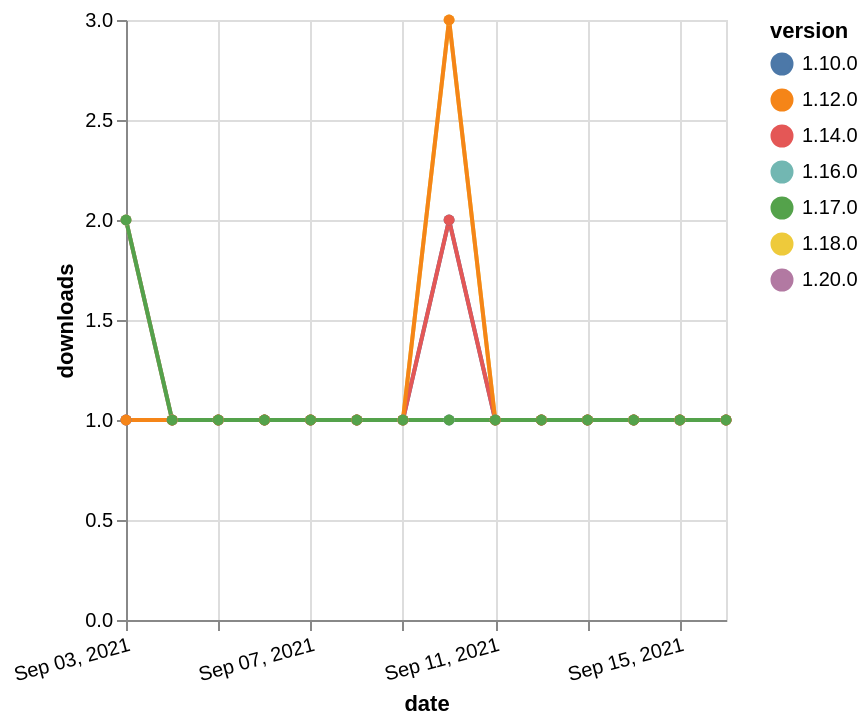

Specify this chart in Vega-Lite:
### Vega-Lite specification from a JSON file in a GitHub repository (floating-point values rounded to 4 significant figures)
{"$schema": "https://vega.github.io/schema/vega-lite/v5.json", "description": "A simple bar chart with embedded data.", "data": {"values": [{"date": "2021-09-03", "total": 166, "delta": 2, "version": "1.18.0"}, {"date": "2021-09-04", "total": 167, "delta": 1, "version": "1.18.0"}, {"date": "2021-09-05", "total": 168, "delta": 1, "version": "1.18.0"}, {"date": "2021-09-06", "total": 169, "delta": 1, "version": "1.18.0"}, {"date": "2021-09-07", "total": 170, "delta": 1, "version": "1.18.0"}, {"date": "2021-09-08", "total": 171, "delta": 1, "version": "1.18.0"}, {"date": "2021-09-09", "total": 172, "delta": 1, "version": "1.18.0"}, {"date": "2021-09-10", "total": 175, "delta": 3, "version": "1.18.0"}, {"date": "2021-09-11", "total": 176, "delta": 1, "version": "1.18.0"}, {"date": "2021-09-12", "total": 177, "delta": 1, "version": "1.18.0"}, {"date": "2021-09-13", "total": 178, "delta": 1, "version": "1.18.0"}, {"date": "2021-09-14", "total": 179, "delta": 1, "version": "1.18.0"}, {"date": "2021-09-15", "total": 180, "delta": 1, "version": "1.18.0"}, {"date": "2021-09-16", "total": 181, "delta": 1, "version": "1.18.0"}, {"date": "2021-09-03", "total": 224, "delta": 1, "version": "1.10.0"}, {"date": "2021-09-04", "total": 225, "delta": 1, "version": "1.10.0"}, {"date": "2021-09-05", "total": 226, "delta": 1, "version": "1.10.0"}, {"date": "2021-09-06", "total": 227, "delta": 1, "version": "1.10.0"}, {"date": "2021-09-07", "total": 228, "delta": 1, "version": "1.10.0"}, {"date": "2021-09-08", "total": 229, "delta": 1, "version": "1.10.0"}, {"date": "2021-09-09", "total": 230, "delta": 1, "version": "1.10.0"}, {"date": "2021-09-10", "total": 232, "delta": 2, "version": "1.10.0"}, {"date": "2021-09-11", "total": 233, "delta": 1, "version": "1.10.0"}, {"date": "2021-09-12", "total": 234, "delta": 1, "version": "1.10.0"}, {"date": "2021-09-13", "total": 235, "delta": 1, "version": "1.10.0"}, {"date": "2021-09-14", "total": 236, "delta": 1, "version": "1.10.0"}, {"date": "2021-09-15", "total": 237, "delta": 1, "version": "1.10.0"}, {"date": "2021-09-16", "total": 238, "delta": 1, "version": "1.10.0"}, {"date": "2021-09-03", "total": 115, "delta": 2, "version": "1.20.0"}, {"date": "2021-09-04", "total": 116, "delta": 1, "version": "1.20.0"}, {"date": "2021-09-05", "total": 117, "delta": 1, "version": "1.20.0"}, {"date": "2021-09-06", "total": 118, "delta": 1, "version": "1.20.0"}, {"date": "2021-09-07", "total": 119, "delta": 1, "version": "1.20.0"}, {"date": "2021-09-08", "total": 120, "delta": 1, "version": "1.20.0"}, {"date": "2021-09-09", "total": 121, "delta": 1, "version": "1.20.0"}, {"date": "2021-09-10", "total": 122, "delta": 1, "version": "1.20.0"}, {"date": "2021-09-11", "total": 123, "delta": 1, "version": "1.20.0"}, {"date": "2021-09-12", "total": 124, "delta": 1, "version": "1.20.0"}, {"date": "2021-09-13", "total": 125, "delta": 1, "version": "1.20.0"}, {"date": "2021-09-14", "total": 126, "delta": 1, "version": "1.20.0"}, {"date": "2021-09-15", "total": 127, "delta": 1, "version": "1.20.0"}, {"date": "2021-09-16", "total": 128, "delta": 1, "version": "1.20.0"}, {"date": "2021-09-03", "total": 144, "delta": 1, "version": "1.16.0"}, {"date": "2021-09-04", "total": 145, "delta": 1, "version": "1.16.0"}, {"date": "2021-09-05", "total": 146, "delta": 1, "version": "1.16.0"}, {"date": "2021-09-06", "total": 147, "delta": 1, "version": "1.16.0"}, {"date": "2021-09-07", "total": 148, "delta": 1, "version": "1.16.0"}, {"date": "2021-09-08", "total": 149, "delta": 1, "version": "1.16.0"}, {"date": "2021-09-09", "total": 150, "delta": 1, "version": "1.16.0"}, {"date": "2021-09-10", "total": 151, "delta": 1, "version": "1.16.0"}, {"date": "2021-09-11", "total": 152, "delta": 1, "version": "1.16.0"}, {"date": "2021-09-12", "total": 153, "delta": 1, "version": "1.16.0"}, {"date": "2021-09-13", "total": 154, "delta": 1, "version": "1.16.0"}, {"date": "2021-09-14", "total": 155, "delta": 1, "version": "1.16.0"}, {"date": "2021-09-15", "total": 156, "delta": 1, "version": "1.16.0"}, {"date": "2021-09-16", "total": 157, "delta": 1, "version": "1.16.0"}, {"date": "2021-09-03", "total": 163, "delta": 1, "version": "1.14.0"}, {"date": "2021-09-04", "total": 164, "delta": 1, "version": "1.14.0"}, {"date": "2021-09-05", "total": 165, "delta": 1, "version": "1.14.0"}, {"date": "2021-09-06", "total": 166, "delta": 1, "version": "1.14.0"}, {"date": "2021-09-07", "total": 167, "delta": 1, "version": "1.14.0"}, {"date": "2021-09-08", "total": 168, "delta": 1, "version": "1.14.0"}, {"date": "2021-09-09", "total": 169, "delta": 1, "version": "1.14.0"}, {"date": "2021-09-10", "total": 171, "delta": 2, "version": "1.14.0"}, {"date": "2021-09-11", "total": 172, "delta": 1, "version": "1.14.0"}, {"date": "2021-09-12", "total": 173, "delta": 1, "version": "1.14.0"}, {"date": "2021-09-13", "total": 174, "delta": 1, "version": "1.14.0"}, {"date": "2021-09-14", "total": 175, "delta": 1, "version": "1.14.0"}, {"date": "2021-09-15", "total": 176, "delta": 1, "version": "1.14.0"}, {"date": "2021-09-16", "total": 177, "delta": 1, "version": "1.14.0"}, {"date": "2021-09-03", "total": 293, "delta": 1, "version": "1.12.0"}, {"date": "2021-09-04", "total": 294, "delta": 1, "version": "1.12.0"}, {"date": "2021-09-05", "total": 295, "delta": 1, "version": "1.12.0"}, {"date": "2021-09-06", "total": 296, "delta": 1, "version": "1.12.0"}, {"date": "2021-09-07", "total": 297, "delta": 1, "version": "1.12.0"}, {"date": "2021-09-08", "total": 298, "delta": 1, "version": "1.12.0"}, {"date": "2021-09-09", "total": 299, "delta": 1, "version": "1.12.0"}, {"date": "2021-09-10", "total": 302, "delta": 3, "version": "1.12.0"}, {"date": "2021-09-11", "total": 303, "delta": 1, "version": "1.12.0"}, {"date": "2021-09-12", "total": 304, "delta": 1, "version": "1.12.0"}, {"date": "2021-09-13", "total": 305, "delta": 1, "version": "1.12.0"}, {"date": "2021-09-14", "total": 306, "delta": 1, "version": "1.12.0"}, {"date": "2021-09-15", "total": 307, "delta": 1, "version": "1.12.0"}, {"date": "2021-09-16", "total": 308, "delta": 1, "version": "1.12.0"}, {"date": "2021-09-03", "total": 141, "delta": 2, "version": "1.17.0"}, {"date": "2021-09-04", "total": 142, "delta": 1, "version": "1.17.0"}, {"date": "2021-09-05", "total": 143, "delta": 1, "version": "1.17.0"}, {"date": "2021-09-06", "total": 144, "delta": 1, "version": "1.17.0"}, {"date": "2021-09-07", "total": 145, "delta": 1, "version": "1.17.0"}, {"date": "2021-09-08", "total": 146, "delta": 1, "version": "1.17.0"}, {"date": "2021-09-09", "total": 147, "delta": 1, "version": "1.17.0"}, {"date": "2021-09-10", "total": 148, "delta": 1, "version": "1.17.0"}, {"date": "2021-09-11", "total": 149, "delta": 1, "version": "1.17.0"}, {"date": "2021-09-12", "total": 150, "delta": 1, "version": "1.17.0"}, {"date": "2021-09-13", "total": 151, "delta": 1, "version": "1.17.0"}, {"date": "2021-09-14", "total": 152, "delta": 1, "version": "1.17.0"}, {"date": "2021-09-15", "total": 153, "delta": 1, "version": "1.17.0"}, {"date": "2021-09-16", "total": 154, "delta": 1, "version": "1.17.0"}]}, "width": "container", "mark": {"type": "line", "point": {"filled": true}}, "encoding": {"x": {"field": "date", "type": "temporal", "timeUnit": "yearmonthdate", "title": "date", "axis": {"labelAngle": -15}}, "y": {"field": "delta", "type": "quantitative", "title": "downloads"}, "color": {"field": "version", "type": "nominal"}, "tooltip": {"field": "delta"}}}
